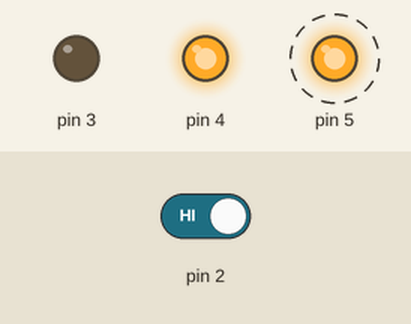
The sketch below on a simulated Arduino Uno, built with avr-gcc and run on an emulated ATmega328P. On the bench: output pins drawn as LEDs (lit = HIGH). Dashed ring = blinking. Inputs (shaded band) come from the test bench; at power-on: pin 2 HIGH.

Above: at 1.25 s.
1.3 s: pin 2 driven LOW
At 1.55 s:
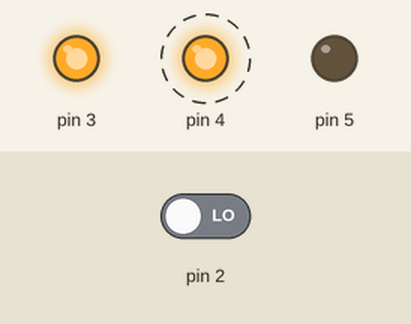
4.3 s: pin 2 driven HIGH
At 4.45 s:
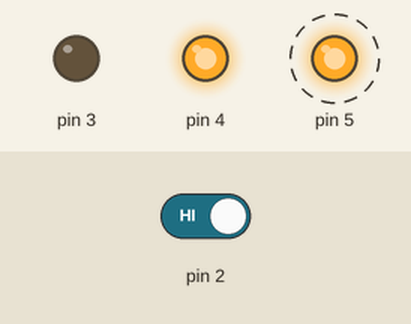
Timing chart, 0 to 13.3 s (numbered marks = the images above; inputs shaded):
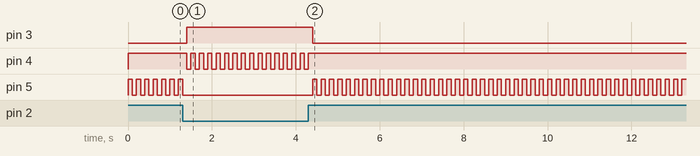

Measured:
- after the input at 1.3 s, pin 3: LOW → HIGH after 0.10 s; pin 4: alternates HIGH for 0.10 s and LOW for 0.10 s, starting after 0.10 s; pin 5: goes on until 1.3 s, then stays LOW
- after the input at 4.3 s, pin 3: HIGH → LOW after 0.10 s; pin 4: goes on until 4.3 s, then stays HIGH; pin 5: alternates HIGH for 0.10 s and LOW for 0.10 s, starting after 0.10 s
- by itself, pin 5: alternates HIGH for 0.10 s and LOW for 0.10 s

The sketch:

_02.ino
```cpp
int switchState = 0;

void setup() {
  pinMode(3, OUTPUT);
  pinMode(4, OUTPUT);
  pinMode(5, OUTPUT);
  pinMode(2, INPUT);
}

void loop() {
  // put your main code here, to run repeatedly:
  switchState = digitalRead(2);

  if (switchState == LOW) {
    digitalWrite(3, HIGH);
    digitalWrite(4, LOW);
    digitalWrite(5, LOW);
  } else {
    digitalWrite(3, LOW);
    digitalWrite(4, HIGH);
    digitalWrite(5, HIGH);
  }

  delay(100);

  digitalWrite(4, HIGH);
  digitalWrite(5, LOW);

  delay(100);
}
```
